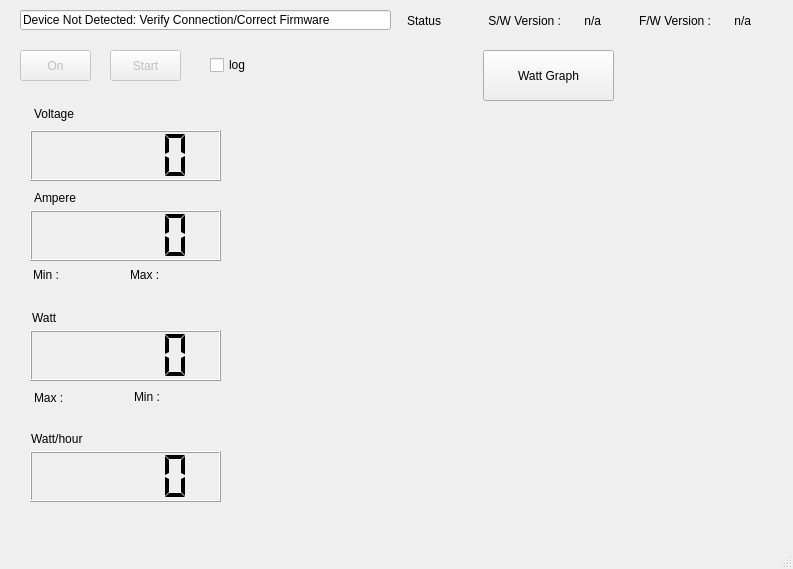
<?xml version="1.0" encoding="UTF-8"?>
<ui version="4.0">
 <class>SmartPower</class>
 <widget class="QMainWindow" name="SmartPower">
  <property name="geometry">
   <rect>
    <x>0</x>
    <y>0</y>
    <width>793</width>
    <height>569</height>
   </rect>
  </property>
  <property name="windowTitle">
   <string>Smart Power</string>
  </property>
  <widget class="QWidget" name="centralWidget">
   <widget class="QPushButton" name="pushButton_startstop">
    <property name="enabled">
     <bool>false</bool>
    </property>
    <property name="geometry">
     <rect>
      <x>110</x>
      <y>50</y>
      <width>71</width>
      <height>31</height>
     </rect>
    </property>
    <property name="text">
     <string>Start</string>
    </property>
   </widget>
   <widget class="QLabel" name="label_3">
    <property name="enabled">
     <bool>true</bool>
    </property>
    <property name="geometry">
     <rect>
      <x>400</x>
      <y>10</y>
      <width>41</width>
      <height>21</height>
     </rect>
    </property>
    <property name="text">
     <string>Status</string>
    </property>
    <property name="alignment">
     <set>Qt::AlignRight|Qt::AlignTrailing|Qt::AlignVCenter</set>
    </property>
   </widget>
   <widget class="QLineEdit" name="deviceConnectedStatus">
    <property name="enabled">
     <bool>true</bool>
    </property>
    <property name="geometry">
     <rect>
      <x>20</x>
      <y>10</y>
      <width>371</width>
      <height>20</height>
     </rect>
    </property>
    <property name="text">
     <string>Device Not Detected: Verify Connection/Correct Firmware</string>
    </property>
    <property name="readOnly">
     <bool>true</bool>
    </property>
   </widget>
   <widget class="QLabel" name="label_valtage">
    <property name="geometry">
     <rect>
      <x>34</x>
      <y>98</y>
      <width>51</width>
      <height>31</height>
     </rect>
    </property>
    <property name="text">
     <string>Voltage</string>
    </property>
    <property name="textFormat">
     <enum>Qt::AutoText</enum>
    </property>
   </widget>
   <widget class="QLCDNumber" name="lcdNumber_voltage">
    <property name="geometry">
     <rect>
      <x>30</x>
      <y>130</y>
      <width>191</width>
      <height>51</height>
     </rect>
    </property>
    <property name="frameShape">
     <enum>QFrame::Box</enum>
    </property>
    <property name="frameShadow">
     <enum>QFrame::Raised</enum>
    </property>
    <property name="smallDecimalPoint">
     <bool>false</bool>
    </property>
    <property name="segmentStyle">
     <enum>QLCDNumber::Flat</enum>
    </property>
   </widget>
   <widget class="QLCDNumber" name="lcdNumber_ampere">
    <property name="geometry">
     <rect>
      <x>30</x>
      <y>210</y>
      <width>191</width>
      <height>51</height>
     </rect>
    </property>
    <property name="segmentStyle">
     <enum>QLCDNumber::Flat</enum>
    </property>
   </widget>
   <widget class="QLabel" name="label_ampere">
    <property name="geometry">
     <rect>
      <x>34</x>
      <y>187</y>
      <width>51</width>
      <height>21</height>
     </rect>
    </property>
    <property name="text">
     <string>Ampere</string>
    </property>
   </widget>
   <widget class="QLCDNumber" name="lcdNumber_watt">
    <property name="geometry">
     <rect>
      <x>30</x>
      <y>330</y>
      <width>191</width>
      <height>51</height>
     </rect>
    </property>
    <property name="segmentStyle">
     <enum>QLCDNumber::Flat</enum>
    </property>
   </widget>
   <widget class="QLabel" name="label_watt">
    <property name="geometry">
     <rect>
      <x>32</x>
      <y>307</y>
      <width>31</width>
      <height>21</height>
     </rect>
    </property>
    <property name="text">
     <string>Watt</string>
    </property>
   </widget>
   <widget class="QLCDNumber" name="lcdNumber_wh">
    <property name="geometry">
     <rect>
      <x>30</x>
      <y>451</y>
      <width>191</width>
      <height>51</height>
     </rect>
    </property>
    <property name="segmentStyle">
     <enum>QLCDNumber::Flat</enum>
    </property>
    <property name="value" stdset="0">
     <double>0.000000000000000</double>
    </property>
   </widget>
   <widget class="QLabel" name="label_wh">
    <property name="geometry">
     <rect>
      <x>31</x>
      <y>428</y>
      <width>61</width>
      <height>21</height>
     </rect>
    </property>
    <property name="text">
     <string>Watt/hour</string>
    </property>
   </widget>
   <widget class="QPushButton" name="pushButton_onoff">
    <property name="enabled">
     <bool>false</bool>
    </property>
    <property name="geometry">
     <rect>
      <x>20</x>
      <y>50</y>
      <width>71</width>
      <height>31</height>
     </rect>
    </property>
    <property name="text">
     <string>On</string>
    </property>
   </widget>
   <widget class="QwtPlot" name="qwtPlot">
    <property name="geometry">
     <rect>
      <x>310</x>
      <y>130</y>
      <width>440</width>
      <height>381</height>
     </rect>
    </property>
   </widget>
   <widget class="QLabel" name="label_sw_version">
    <property name="enabled">
     <bool>true</bool>
    </property>
    <property name="geometry">
     <rect>
      <x>560</x>
      <y>10</y>
      <width>41</width>
      <height>21</height>
     </rect>
    </property>
    <property name="text">
     <string>n/a</string>
    </property>
    <property name="alignment">
     <set>Qt::AlignRight|Qt::AlignTrailing|Qt::AlignVCenter</set>
    </property>
   </widget>
   <widget class="QLabel" name="label_4">
    <property name="enabled">
     <bool>true</bool>
    </property>
    <property name="geometry">
     <rect>
      <x>470</x>
      <y>10</y>
      <width>91</width>
      <height>21</height>
     </rect>
    </property>
    <property name="text">
     <string>S/W Version :</string>
    </property>
    <property name="alignment">
     <set>Qt::AlignRight|Qt::AlignTrailing|Qt::AlignVCenter</set>
    </property>
   </widget>
   <widget class="QLabel" name="label_fw_version">
    <property name="enabled">
     <bool>true</bool>
    </property>
    <property name="geometry">
     <rect>
      <x>710</x>
      <y>10</y>
      <width>41</width>
      <height>21</height>
     </rect>
    </property>
    <property name="text">
     <string>n/a</string>
    </property>
    <property name="alignment">
     <set>Qt::AlignRight|Qt::AlignTrailing|Qt::AlignVCenter</set>
    </property>
   </widget>
   <widget class="QLabel" name="label_5">
    <property name="enabled">
     <bool>true</bool>
    </property>
    <property name="geometry">
     <rect>
      <x>620</x>
      <y>10</y>
      <width>91</width>
      <height>21</height>
     </rect>
    </property>
    <property name="text">
     <string>F/W Version :</string>
    </property>
    <property name="alignment">
     <set>Qt::AlignRight|Qt::AlignTrailing|Qt::AlignVCenter</set>
    </property>
   </widget>
   <widget class="QLabel" name="label_a_max_static">
    <property name="geometry">
     <rect>
      <x>130</x>
      <y>267</y>
      <width>41</width>
      <height>16</height>
     </rect>
    </property>
    <property name="minimumSize">
     <size>
      <width>41</width>
      <height>16</height>
     </size>
    </property>
    <property name="maximumSize">
     <size>
      <width>41</width>
      <height>16777215</height>
     </size>
    </property>
    <property name="text">
     <string>Max : </string>
    </property>
   </widget>
   <widget class="QLabel" name="label_a_min_static">
    <property name="geometry">
     <rect>
      <x>33</x>
      <y>267</y>
      <width>41</width>
      <height>16</height>
     </rect>
    </property>
    <property name="minimumSize">
     <size>
      <width>41</width>
      <height>16</height>
     </size>
    </property>
    <property name="maximumSize">
     <size>
      <width>41</width>
      <height>16777215</height>
     </size>
    </property>
    <property name="text">
     <string>Min : </string>
    </property>
   </widget>
   <widget class="QLabel" name="label_w_max_static">
    <property name="geometry">
     <rect>
      <x>34</x>
      <y>387</y>
      <width>41</width>
      <height>21</height>
     </rect>
    </property>
    <property name="text">
     <string>Max : </string>
    </property>
   </widget>
   <widget class="QLabel" name="label_w_min_static">
    <property name="geometry">
     <rect>
      <x>134</x>
      <y>389</y>
      <width>31</width>
      <height>16</height>
     </rect>
    </property>
    <property name="text">
     <string>Min : </string>
    </property>
   </widget>
   <widget class="QLabel" name="label_a_max">
    <property name="geometry">
     <rect>
      <x>67</x>
      <y>259</y>
      <width>61</width>
      <height>31</height>
     </rect>
    </property>
    <property name="font">
     <font>
      <pointsize>14</pointsize>
      <weight>75</weight>
      <italic>false</italic>
      <bold>true</bold>
     </font>
    </property>
    <property name="text">
     <string/>
    </property>
   </widget>
   <widget class="QLabel" name="label_a_min">
    <property name="geometry">
     <rect>
      <x>169</x>
      <y>259</y>
      <width>71</width>
      <height>31</height>
     </rect>
    </property>
    <property name="font">
     <font>
      <pointsize>14</pointsize>
      <weight>75</weight>
      <italic>false</italic>
      <bold>true</bold>
     </font>
    </property>
    <property name="text">
     <string/>
    </property>
   </widget>
   <widget class="QLabel" name="label_w_max">
    <property name="geometry">
     <rect>
      <x>70</x>
      <y>381</y>
      <width>71</width>
      <height>31</height>
     </rect>
    </property>
    <property name="font">
     <font>
      <pointsize>14</pointsize>
      <weight>75</weight>
      <italic>false</italic>
      <bold>true</bold>
     </font>
    </property>
    <property name="text">
     <string/>
    </property>
   </widget>
   <widget class="QLabel" name="label_w_min">
    <property name="geometry">
     <rect>
      <x>170</x>
      <y>381</y>
      <width>66</width>
      <height>31</height>
     </rect>
    </property>
    <property name="font">
     <font>
      <pointsize>14</pointsize>
      <weight>75</weight>
      <italic>false</italic>
      <bold>true</bold>
     </font>
    </property>
    <property name="text">
     <string/>
    </property>
   </widget>
   <widget class="QPushButton" name="pushButton_plot_change">
    <property name="enabled">
     <bool>true</bool>
    </property>
    <property name="geometry">
     <rect>
      <x>483</x>
      <y>50</y>
      <width>131</width>
      <height>51</height>
     </rect>
    </property>
    <property name="text">
     <string>Watt Graph</string>
    </property>
   </widget>
   <widget class="QCheckBox" name="checkBox_log">
    <property name="geometry">
     <rect>
      <x>210</x>
      <y>50</y>
      <width>97</width>
      <height>30</height>
     </rect>
    </property>
    <property name="text">
     <string>log</string>
    </property>
   </widget>
   <zorder>pushButton_onoff</zorder>
   <zorder>pushButton_startstop</zorder>
   <zorder>label_3</zorder>
   <zorder>deviceConnectedStatus</zorder>
   <zorder>label_valtage</zorder>
   <zorder>lcdNumber_voltage</zorder>
   <zorder>lcdNumber_ampere</zorder>
   <zorder>label_ampere</zorder>
   <zorder>lcdNumber_watt</zorder>
   <zorder>label_watt</zorder>
   <zorder>lcdNumber_wh</zorder>
   <zorder>label_wh</zorder>
   <zorder>qwtPlot</zorder>
   <zorder>label_sw_version</zorder>
   <zorder>label_4</zorder>
   <zorder>label_fw_version</zorder>
   <zorder>label_5</zorder>
   <zorder>label_a_max_static</zorder>
   <zorder>label_a_min_static</zorder>
   <zorder>label_w_max_static</zorder>
   <zorder>label_w_min_static</zorder>
   <zorder>label_a_max</zorder>
   <zorder>label_a_min</zorder>
   <zorder>label_w_max</zorder>
   <zorder>label_w_min</zorder>
   <zorder>pushButton_plot_change</zorder>
   <zorder>checkBox_log</zorder>
  </widget>
  <widget class="QMenuBar" name="menuBar">
   <property name="geometry">
    <rect>
     <x>0</x>
     <y>0</y>
     <width>793</width>
     <height>26</height>
    </rect>
   </property>
  </widget>
  <widget class="QStatusBar" name="statusBar"/>
 </widget>
 <layoutdefault spacing="6" margin="11"/>
 <customwidgets>
  <customwidget>
   <class>QwtPlot</class>
   <extends>QFrame</extends>
   <header>qwt_plot.h</header>
   <container>1</container>
  </customwidget>
 </customwidgets>
 <resources/>
 <connections/>
</ui>
